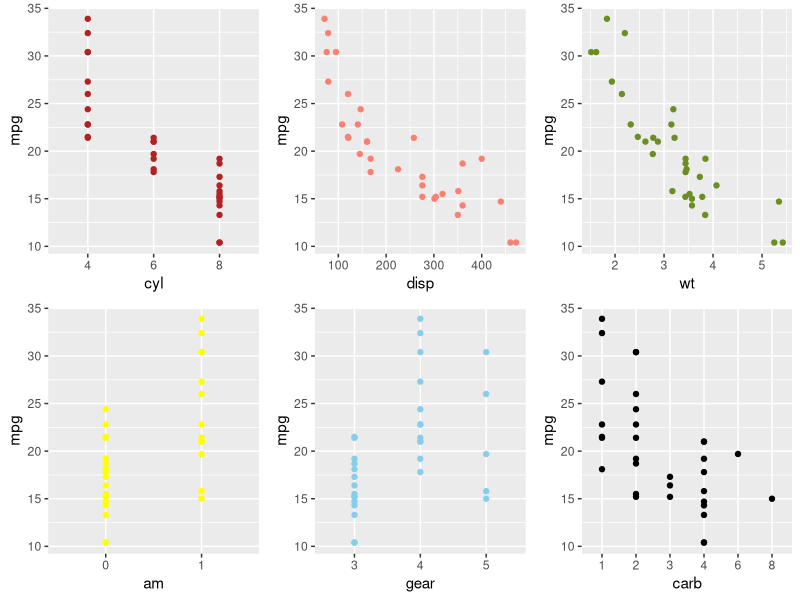
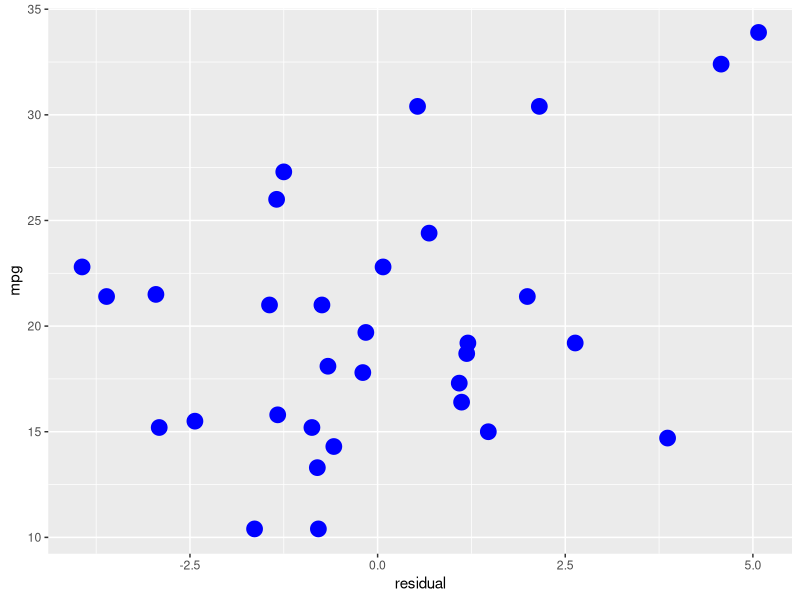

Reproduce these figures in R, in order.
## ---- chunk 1
str(mtcars)

mtcars$am <- factor(mtcars$am)
mtcars$cyl <- factor(mtcars$cyl)
mtcars$gear <- factor(mtcars$gear)
mtcars$carb <- factor(mtcars$carb)
## ---- chunk 2
head(mtcars)
## ---- chunk 3
library(ggplot2)
cylPlot <- ggplot(mtcars, aes(y=mpg, x=cyl))
cylPlot <- cylPlot + geom_point(color="firebrick")

dispPlot <- ggplot(mtcars, aes(y=mpg, x=disp))
dispPlot <- dispPlot + geom_point(color="salmon")

wtPlot <- ggplot(mtcars, aes(y=mpg, x=wt))
wtPlot <- wtPlot + geom_point(color="olivedrab")

amPlot <- ggplot(mtcars, aes(y=mpg, x=am))
amPlot <- amPlot + geom_point(color="yellow")

gearPlot <- ggplot(mtcars, aes(y=mpg, x=gear))
gearPlot <- gearPlot + geom_point(color="skyblue")

carbPlot <- ggplot(mtcars, aes(y=mpg, x=carb))
carbPlot <- carbPlot + geom_point(color="black")

library(grid)

pushViewport(viewport(layout = grid.layout(2, 3)))
print(cylPlot, vp = viewport(layout.pos.row = 1, layout.pos.col = 1))
print(dispPlot, vp = viewport(layout.pos.row = 1, layout.pos.col = 2))
print(wtPlot, vp = viewport(layout.pos.row = 1, layout.pos.col = 3))

print(amPlot, vp = viewport(layout.pos.row = 2, layout.pos.col = 1))
print(gearPlot, vp = viewport(layout.pos.row = 2, layout.pos.col = 2))
print(carbPlot, vp = viewport(layout.pos.row = 2, layout.pos.col = 3))
## ---- chunk 4
summary(lm(mpg ~ ., data=mtcars))$coefficients
## ---- chunk 5
summary(lm(mpg ~ wt, data=mtcars))$coefficients
## ---- chunk 6
f1 <- lm(mpg ~ am, data=mtcars)
f2 <- update(f1, mpg ~ am + cyl, data=mtcars)
f3 <- update(f2, mpg ~ am + cyl + disp, data=mtcars)
f4 <- update(f3, mpg ~ am + cyl + disp + hp, data=mtcars)
f5 <- update(f4, mpg ~ am + cyl + disp + hp + drat, data=mtcars)
f6 <- update(f5, mpg ~ am + cyl + disp + hp + drat + wt, data=mtcars)
f7 <- update(f6, mpg ~ am + cyl + disp + hp + drat + wt + gear, data=mtcars)
f8 <- update(f7, mpg ~ am + cyl + disp + hp + drat + wt + gear + carb, data=mtcars)

anova(f1, f2, f3, f4, f5, f6, f7, f8)
## ---- chunk 7
model <- lm(mpg ~ am + cyl + disp + hp + wt, data=mtcars)
summary(model)$coefficients
## ---- chunk 8
r <- resid(model)
df <- data.frame(mtcars$mpg, r)
colnames(df) <- c("mpg", "residual")
g <- ggplot(data=df, aes(y=mpg, x=residual))
g <- g + geom_point(size=5, colour="blue")
g
